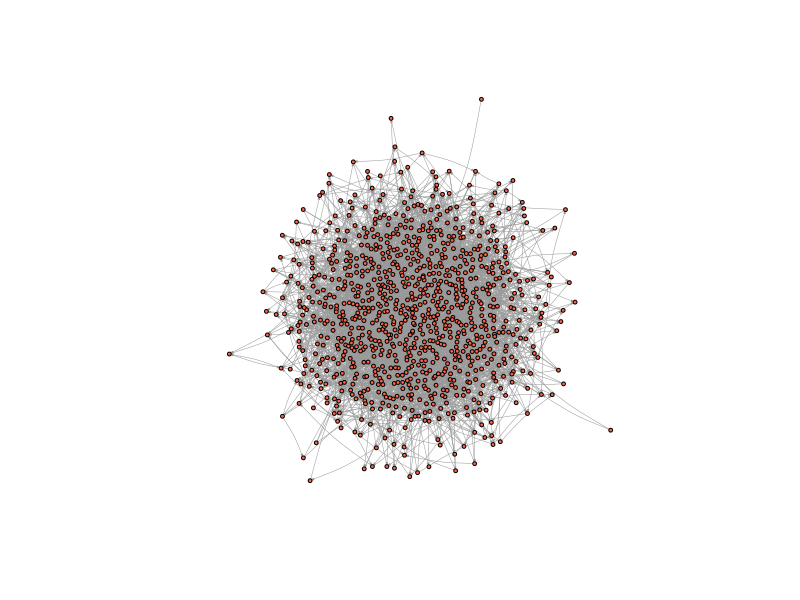
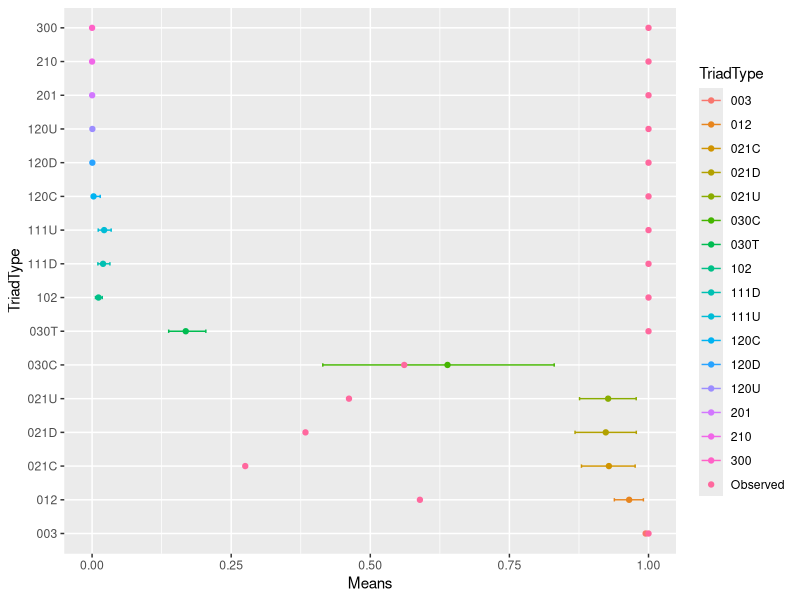
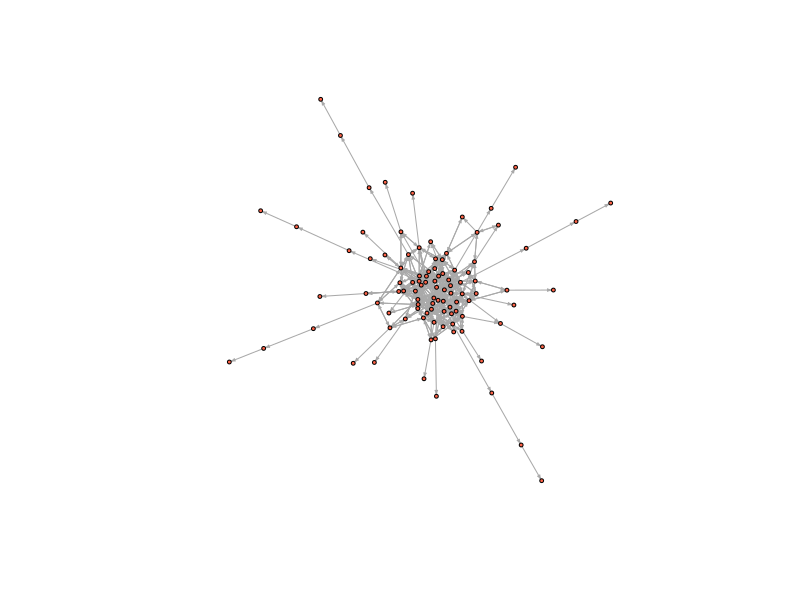

The R source for these figures, in order:
#!/usr/bin/env Rscript
######################################################################
# @author      : Linus Fernandes (linusfernandes at gmail dot com)
# @file        : comm59
# @created     : Saturday Oct 28, 2023 21:24:42 IST
#
# @description :
######################################################################
library(ggplot2)
# First read in igraph
library(igraph)
# read in the edge list from our github
el <- read.table("comm59.csv", header = T)
print(str(el))
# Read in attributes from our github
attributes <- read.table("comm59_att.csv", header = T)
print(str(attributes))
# add an ID column
attributes$ID <- 1:nrow(attributes)

# Indexing data so that you only put in certain columns
# We will ignore the ranking variable for now.
el_no_weight <- el[,1:2]
# igraph requires a matrix
el_no_weight <- as.matrix(el_no_weight)

# convert ids to characters so they are preserved as names
el_no_weight[,1] <- as.character(el_no_weight[,1])
el_no_weight[,2] <- as.character(el_no_weight[,2])

# Graph the network
net59 <- graph.edgelist(el_no_weight, directed = T)
# Finally, add attributes
# First link vertex names to their place in the attribute dataset
linked_ids <- match(V(net59)$name, attributes$ID)
# Then we can use that to assign a variable to each user in the network
print(gorder(net59))
print(length(attributes$race[linked_ids]))
V(net59)$race <- attributes$race[linked_ids]
V(net59)$sex <- attributes$sex[linked_ids]
V(net59)$grade <- attributes$grade[linked_ids]
V(net59)$school <- attributes$school[linked_ids]
print(net59)
print("Graph density: ")
print(graph.density(net59))
print("Graph reciprocity: ")
print(reciprocity(net59))
net59_n <- gorder(net59)
net59_density <- graph.density(net59)
# where n is the number of nodes, p.or.m is the probability of drawing an edge, directed is whether the network is directed or not
random_graph <- erdos.renyi.game(n = net59_n, p.or.m = net59_density, directed = TRUE)
plot(random_graph,
    vertex.size = 2,
    vertex.label = NA,
    edge.curved = .1,
    vertex.color = "tomato",
    edge.arrow.size = .1,
    edge.width = .5,
    edge.color = "grey60")
print("Random Graph reciprocity: ")
print(reciprocity(random_graph))
print(triad.census(net59))
print(triad.census(random_graph))

# this creates a list with 100 spaces to store things.  We will store each result here.
trial <- vector("list", 100)

for ( i in 1:length(trial) ){
  random_graph <- erdos.renyi.game(n = net59_n, p.or.m = net59_density, directed = TRUE)
  # We assign to the ith space the result. So for the first iteration, it will assign the result to the first space in the list
  trial[[i]] <- triad.census(random_graph)
}

# We can use the do.call and "rbind" functions together to combine all of the results into a matrix, where each row is one of our trials
trial_df <- do.call("rbind", trial)

colnames(trial_df) <- c("003", "012", "102", "021D", "021U", "021C", "111D", "111U", "030T", "030C", "201", "120D", "120U", "120C", "210", "300") # It is worth naming the columns too.

# add in the observed results
trial_df_w_observed <- rbind(trial_df, as.numeric(triad.census(net59)))

# First, standardize all of the columns by dividing each of their values by the largest value in that column, so that each will be on a similar scale (0 to 1), we can visualize them meaningfully
trial_df_w_observed <- as.data.frame(trial_df_w_observed)

trial_df_w_observed[,1:ncol(trial_df_w_observed)] <- sapply(trial_df_w_observed[,1:length(trial_df_w_observed)], function(x) x/max(x))

# Then split the observed from the simulation results
trial_df <- as.data.frame(trial_df_w_observed[1:100,])
observed <- as.numeric(trial_df_w_observed[101,])

# Summarize the simulation results and add the observed data set back in for comparison
summarized_stats <- data.frame(TriadType = colnames(trial_df),
                                Means = sapply(trial_df, mean),
                                LowerCI = sapply(trial_df, function(x) quantile(x, 0.05)),
                                UpperCI = sapply(trial_df, function(x) quantile(x, 0.95)),
                                Observed = observed)

print(summarized_stats)

ggplot(summarized_stats) +
    geom_point(aes(x=TriadType, y=Means, colour=TriadType)) +
    geom_errorbar(aes(x = TriadType, ymin=LowerCI, ymax=UpperCI, colour=TriadType), width=.1) +
    geom_point(aes(x=TriadType, y=Observed, colour="Observed")) +
    coord_flip()

# producing a tau statistic
weighting_scheme <- c(0,0,0,1,1,-1,0,0,1,0,0,1,1,0,0,0)
sum(triad.census(net59) * weighting_scheme)

# banning tryads
# A basic function which prevents the formation of specified triads in a random graph simulation
banning_triads_game = function(n = 100, porm = .05, banned = c(2), sim_max = 1000000, probrecip = .5){

  if(any(c(1) %in% banned)){
    # Stops the simulation if the user tried to bad 003 or 012 triads
    stop("Can't ban 003s")
  }

  # calculates the desired number of edges according to the N and Porm parameters
  num_edges = round(n*(n-1)*porm, 2)
  print(sprintf("num edges = %.2f", num_edges))
  net = make_empty_graph(n = n, directed = TRUE) # initializes an empty network

  edge_count = 0
  sim_count = 0

  # Begins a loop, which ends once the requisite number of edges is reached.
  while(edge_count < num_edges){

    # This part samples two nodes, checks whether the two sampled nodes are the same node, and whether an edge is already present in the network between these nodes
    uniq = TRUE
    edge_present = TRUE
    while(uniq == TRUE | edge_present == TRUE) {
      # get 2 ids from sample with replacement allowed
      edge_id = sample(1:n, 2, replace = T)
      # check if it's the same node
      uniq = edge_id[1] == edge_id[2]
      # get reciprocated value by sampling as per the pdf provided
      reciprocated = sample(c(FALSE, TRUE), 1, prob = c(1-probrecip, probrecip))
      # check if edge is already present
      edge_present_1 = are.connected(net, edge_id[1], edge_id[2])
      if (reciprocated) {
        # check if reciprocated edge present
        edge_present_2 = are.connected(net, edge_id[2], edge_id[1])
        edge_present = edge_present_1|edge_present_2
      } else {
        edge_present = edge_present_1
      }
    }

    # Calculates the traid census for the network before adding an edge
    before = triad.census(net)
    # Adds in the edge
    net_new = net + edge(edge_id)
    if(reciprocated){
      edge_id_rev = edge_id[2:1]
      net_new = net_new + edge(edge_id_rev) # Adds in the edge
    }
    # Calculates the triad census again
    after = triad.census(net_new)
    # Checks to see how much the triad census changed
    triad_diff = after - before

    if (all(triad_diff[banned] == 0)) {
      # If the banned triads still aren't observed, then the new network is accepted.
      net = net_new
    }

    # number of edges updated
    edge_count = ecount(net)
    # Simulation count updated
    sim_count = sim_count + 1
    if(sim_count > sim_max){
      print("Warning: Failed to converge, banned triads may be incompatible") # exits simulation if simulation max count is exceeded
      return(net)
    }
  }
  # Returns the simulated network
  return(net)
}

no_cycles = banning_triads_game(banned = c(4,5,7))
triad_census(no_cycles)

plot(no_cycles, vertex.size = 2, vertex.label = NA, vertex.color = "tomato", edge.arrow.size = .2)
